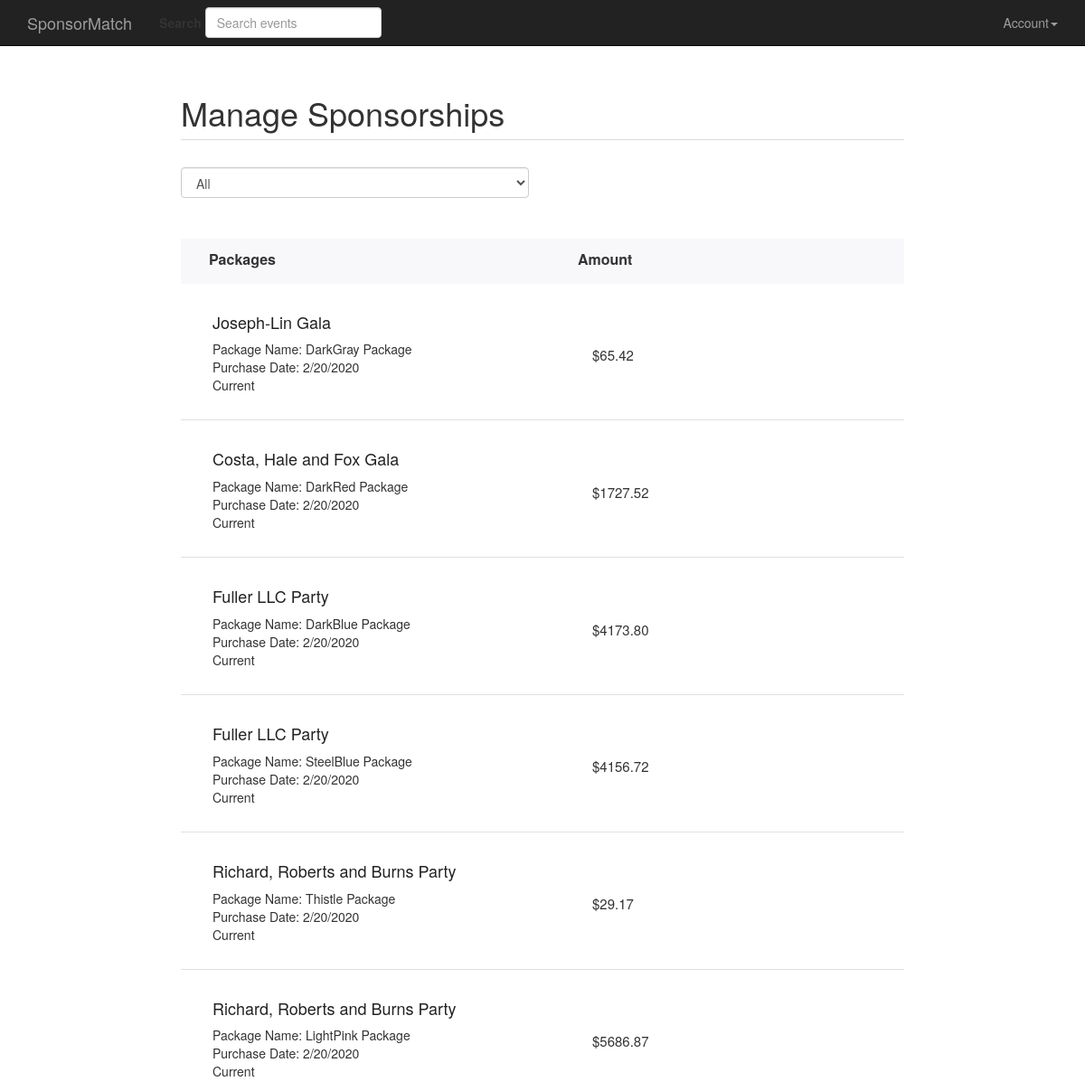
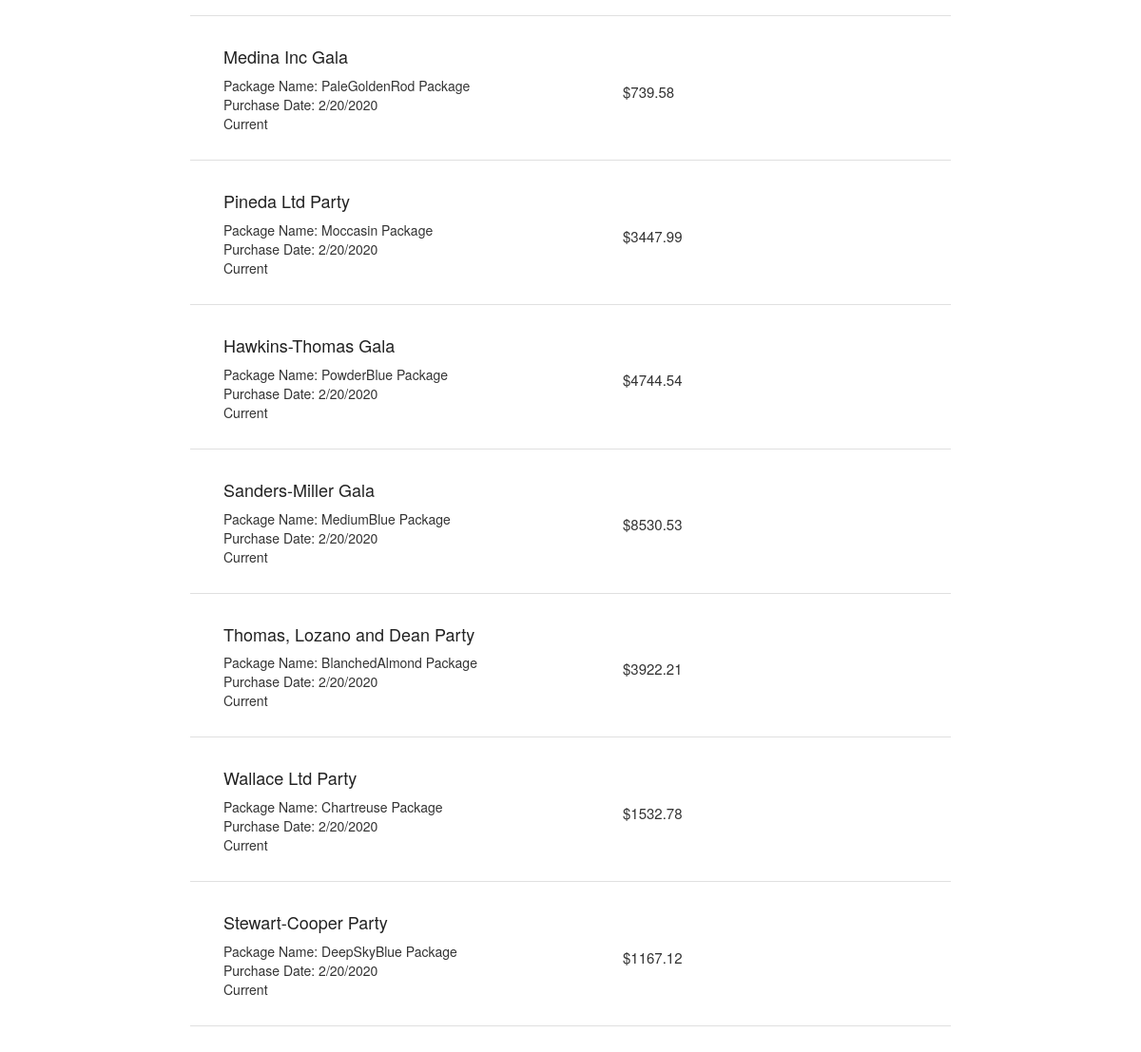
The page /manage_sponsorships/all (signed in) on the database its author committed (2 pictures, top to bottom).
### app/models.py (models this page shows, shortened)
class Sponsorship(db.Model):
    __tablename__ = "sponsorships"
    event_id = db.Column(db.Integer, db.ForeignKey("events.id"), primary_key=True)
    sponsor_id = db.Column(db.Integer, db.ForeignKey("users.id"), primary_key=True)
    package_id = db.Column(db.Integer, db.ForeignKey("packages.id"), primary_key=True)
    timestamp = db.Column(db.DateTime, nullable=True)
    confirmation_code = db.Column(db.String(64), nullable=True)
    event = db.relationship("Event", back_populates="sponsorships")
    sponsor = db.relationship("User", back_populates="sponsorships")
    package = db.relationship("Package", back_populates="sponsorships")
    def is_current(self):
        return not self.is_pending() and self.event.is_ongoing()
    @hybrid_method
    def is_pending(self):
        return self.timestamp is None and self.confirmation_code is None

class SearchableMixin:
    """Mixin class that extends the functionality of a model to be able
    to perform searches and updates on Elasticsearch.
    """

class Event(SearchableMixin, db.Model):
    __tablename__ = "events"
    __searchable__ = ["title"]
    __doctype__ = "event"
    id = db.Column(db.Integer, primary_key=True)
    title = db.Column(db.String(64), nullable=False)
    start_datetime = db.Column(db.DateTime, index=True, nullable=True)
    end_datetime = db.Column(db.DateTime, index=True, nullable=True)
    attendees = db.Column(db.String(64), nullable=True)
    male_to_female = db.Column(db.String(64), nullable=True)
    description = db.Column(db.Text, nullable=True)
    pitch = db.Column(db.Text, nullable=True)
    published = db.Column(db.Boolean, default=False, nullable=False)
    user_id = db.Column(db.Integer, db.ForeignKey("users.id"), nullable=False)
    venue_id = db.Column(db.Integer, db.ForeignKey("venues.id"), nullable=False)
    event_type_id = db.Column(
        db.Integer, db.ForeignKey("event_types.id"), nullable=False
    )
    event_category_id = db.Column(
        db.Integer, db.ForeignKey("event_categories.id"), nullable=False
    )
    images = db.relationship(
        "Image", backref="event", lazy="dynamic", cascade="all, delete-orphan"
    )
    packages = db.relationship(
        "Package", backref="event", lazy="dynamic", cascade="all, delete-orphan"
    )
    video = db.relationship(
        "Video", backref="event", lazy=True, uselist=False, cascade="all, delete-orphan"
    )
    sponsorships = db.relationship(
        "Sponsorship", back_populates="event", cascade="all, delete-orphan"
    )
    @hybrid_method
    def is_ongoing(self):
        return self.published and self.end_datetime > datetime.now()
    @hybrid_method
    def has_ended(self):
        """Return True if the event has ended."""
        return self.published and self.end_datetime <= datetime.now()

class Package(db.Model):
    __tablename__ = "packages"
    id = db.Column(db.Integer, primary_key=True)
    name = db.Column(db.String(64), nullable=False)
    price = db.Column(db.Numeric(6, 2), nullable=False)
    audience = db.Column(db.String(64), nullable=False)
    description = db.Column(db.Text, nullable=True)
    num_purchased = db.Column(db.Integer, default=0, nullable=False)
    available_packages = db.Column(db.Integer, nullable=False)
    package_type = db.Column(db.String(64), nullable=False)
    event_id = db.Column(db.Integer, db.ForeignKey("events.id"), nullable=False)
    sponsorships = db.relationship("Sponsorship", back_populates="package")

### app/main/views.py (the view)
@main.route("/manage_sponsorships/<status>")
@login_required
@permission_required(Permission.SPONSOR_EVENT)
def manage_sponsorships(status):
    choices = [(1, "All"), (2, "Current"), (3, "Past")]
    dropdown_form = DropdownForm(choices)
    user = current_user._get_current_object()
    if status == SponsorshipStatus.CURRENT:
        sponsorships = [
            sponsorship
            for sponsorship in user.sponsorships
            if not sponsorship.is_pending() and sponsorship.is_current()
        ]
    elif status == SponsorshipStatus.PAST:
        sponsorships = [
            sponsorship
            for sponsorship in user.sponsorships
            if not sponsorship.is_pending() and sponsorship.is_past()
        ]
    else:
        sponsorships = [
            sponsorship
            for sponsorship in user.sponsorships
            if not sponsorship.is_pending()
        ]
    reverse_choices = {choice.lower(): number for number, choice in choices}
    dropdown_form.options.data = reverse_choices[status]
    return render_template(
        "main/events/manage_sponsorships.html",
        sponsorships=sponsorships,
        dropdown_form=dropdown_form,
    )

### app/main/forms.py
class SearchForm(FlaskForm):
    query = StringField(
        "Search",
        validators=[DataRequired()],
        render_kw={"placeholder": "Search events"},
    )
    def __init__(self, *args, **kwargs):
        if "formdata" not in kwargs:
            kwargs["formdata"] = request.args
        if "csrf_enabled" not in kwargs:
            kwargs["csrf_enabled"] = False
        super(SearchForm, self).__init__(*args, **kwargs)

class DropdownForm(FlaskForm):
    options = SelectField(
        choices=[(1, "All"), (2, "Live"), (3, "Past"), (4, "Draft")], coerce=int
    )
    def __init__(self, choices, **kwargs):
        super(DropdownForm, self).__init__(**kwargs)
        self.options.choices = choices

### app/auth/views.py (called while the page is built)
@auth.before_app_request
def before_request():
    g.search_form = SearchForm()
    if current_user.is_authenticated:
        if (
            not current_user.has_paid
            and current_user.role.name == "Event Organizer"
            and request.endpoint
            and request.blueprint != "auth"
            and request.endpoint != "static"
        ):
            return redirect(url_for("auth.payments"))

@login_manager.user_loader
def load_user(user_id):
    return User.query.get(int(user_id))

### app/main/__init__.py (called while the page is built)
@main.app_context_processor
def inject_permissions():
    return dict(
        Permission=Permission,
        EventStatus=EventStatus,
        SponsorshipStatus=SponsorshipStatus,
    )

### app/models.py (called while the page is built)
    def can(self, perm):
        return self.role.has_permissions(perm)

    def is_administrator(self):
        return self.can(Permission.ADMIN)

    def has_permissions(self, perm):
        return self.permissions & perm == perm

### app/templates/main/events/manage_sponsorships.html (shortened to what this page needs)
{% extends "base.html" %}
{% import "bootstrap/wtf.html" as wtf %}
{% block page_content %}
<div class="manage-container">
	<h1 class="page-header">Manage Sponsorships</h1>
	<div>
		<div class="row manage-forms">
			<div class="col-md-6">
				{{ wtf.quick_form(dropdown_form) }}
			</div>
		</div>
		<ul class="sponsorship-list">
			<li class="sponsorship-list-headers">
				<div class="row">
					<div class="col-md-6">Packages</div>
					<div class="col-md-6">Amount</div>
				</div>
			</li>
			{% for sponsorship in sponsorships %}
				<li class="sponsorship" id="{{ sponsorship.package_id }}">
					<div class="sponsorship-content">
						<div class="row">
							<div class="sponsorship-details col-md-6">
								<h4 class="event-title">
									<a class="no-link-styling" href="{{ url_for('main.event', id=sponsorship.event_id) }}">
										{{ sponsorship.event.title }}
									</a>
								</h4>
								<div class="package-name">
									Package Name: {{ sponsorship.package.name }}
								</div>
								<div class="purchase-date">
									Purchase Date: {{ sponsorship.timestamp.date().strftime("%-m/%-d/%Y") }}
								</div>
								<div class="sponsorship-status">
									{% if sponsorship.is_current() %}
										<p>Current</p>
									{% elif sponsorship.is_past() %}
										<p>Past</p>
									{% endif %}
								</div>
							</div>
							<div class="sponsorship-amount col-md-6">
								${{ sponsorship.package.price }}
							</div>
						</div>
					</div>
				</li>
			{% endfor %}
		</ul>
	</div>
</div>
{% endblock %}

### app/static/style.css (style rules this page uses)
.page-header { border-bottom: 1px solid #ddd; }
.no-link-styling, .no-link-styling:hover, .no-link-styling:active, .no-link-styling:focus, .no-link-styling:visited { color: #222; text-decoration: none; }
ul.package-list li.package, ul.event-list li.event, ul.sponsorship-list li.sponsorship, ul.event-panels li.event-panel { border-bottom: 1px solid #e0e0e0; position: relative; height: auto; min-height: 100%; }
.package-content, .event-content, .event-panel-content, .sponsorship-content { margin-right: 80px; padding: 18px 0 18px 35px; height: auto; word-wrap: break-word; }
.event-title { margin-top: 15px; }
.package-details, .event-details, .sponsorship-details { margin-right: 50%; word-wrap: break-word; }
.packages-purchased, .package-price, .package-type, .sponsorship-amount { font-size: 15px; }
ul.event-list, ul.sponsorship-list { list-style-type: none; margin-bottom: 30px; padding-left: 0; width: 100%; display: inline-block; }
.manage-container { margin: 30px auto 30px auto; width: 70%; padding-left: 20px; padding-right: 20px; }
.manage-container .page-header { margin-top: 55px; margin-bottom: 30px; }
.event-list-headers, .sponsorship-list-headers { position: relative; height: 50px; margin-top: 30px; background-color: #f8f7fa; }
.event-list-headers .row div:first-child, .sponsorship-list-headers .row div:first-child { position: absolute; top: 25%; left: 2%; font-size: 16px; font-weight: bold; }
.event-list-headers .row div:last-child, .sponsorship-list-headers .row div:last-child { position: absolute; top: 25%; left: 58%; font-size: 16px; font-weight: bold; margin-left: -40px; }
.event-content .packages-purchased, .sponsorship-content .sponsorship-amount { float: right; position: absolute; top: 60%; left: 60%; margin-top: -22px; margin-left: -40px; }

### rows shown on the page
Sponsorship: event "Joseph-Lin Gala", package.name "DarkGray Package", timestamp "2/20/2020", shows "Current", package.price "65.42"
Sponsorship: event "Costa, Hale and Fox Gala", package.name "DarkRed Package", timestamp "2/20/2020", shows "Current", package.price "1727.52"
Sponsorship: event "Fuller LLC Party", package.name "DarkBlue Package", timestamp "2/20/2020", shows "Current", package.price "4173.80"
Sponsorship: event "Fuller LLC Party", package.name "SteelBlue Package", timestamp "2/20/2020", shows "Current", package.price "4156.72"
Sponsorship: event "Richard, Roberts and Burns Party", package.name "Thistle Package", timestamp "2/20/2020", shows "Current", package.price "29.17"
Sponsorship: event "Richard, Roberts and Burns Party", package.name "LightPink Package", timestamp "2/20/2020", shows "Current", package.price "5686.87"
Sponsorship: event "Medina Inc Gala", package.name "PaleGoldenRod Package", timestamp "2/20/2020", shows "Current", package.price "739.58"
Sponsorship: event "Pineda Ltd Party", package.name "Moccasin Package", timestamp "2/20/2020", shows "Current", package.price "3447.99"
Sponsorship: event "Hawkins-Thomas Gala", package.name "PowderBlue Package", timestamp "2/20/2020", shows "Current", package.price "4744.54"
Sponsorship: event "Sanders-Miller Gala", package.name "MediumBlue Package", timestamp "2/20/2020", shows "Current", package.price "8530.53"
Sponsorship: event "Thomas, Lozano and Dean Party", package.name "BlanchedAlmond Package", timestamp "2/20/2020", shows "Current", package.price "3922.21"
Sponsorship: event "Wallace Ltd Party", package.name "Chartreuse Package", timestamp "2/20/2020", shows "Current", package.price "1532.78"
Sponsorship: event "Stewart-Cooper Party", package.name "DeepSkyBlue Package", timestamp "2/20/2020", shows "Current", package.price "1167.12"
